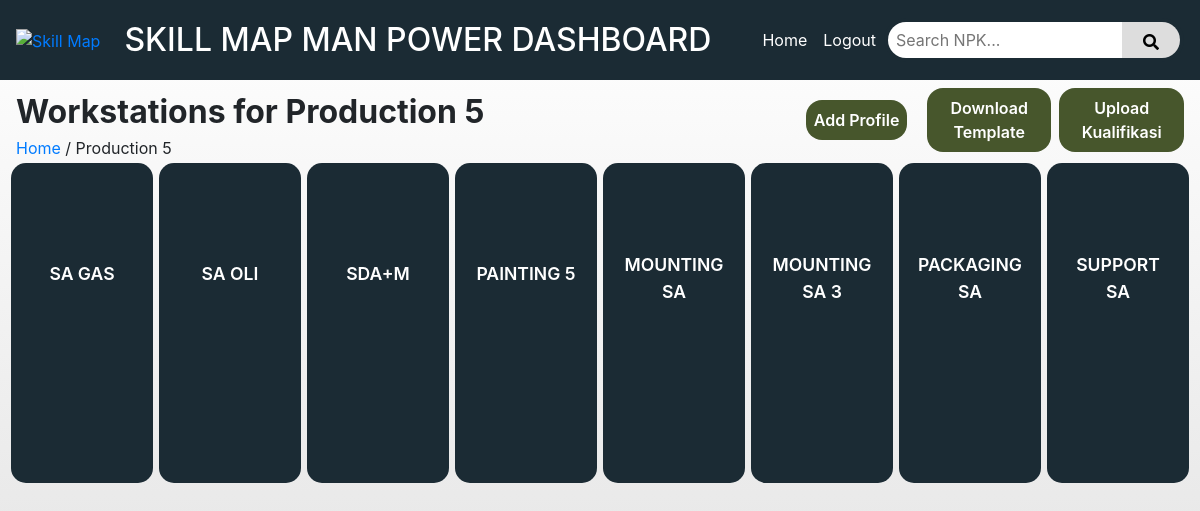
Page /department_workstations.php?q=5 (signed in) on the committed database.
### tables this page shows
CREATE TABLE IF NOT EXISTS `department` (
  `id` int(11) NOT NULL AUTO_INCREMENT,
  `dept_name` varchar(32) NOT NULL,
  PRIMARY KEY (`id`)
);

CREATE TABLE IF NOT EXISTS `workstations` (
  `id` int(11) NOT NULL AUTO_INCREMENT,
  `dept_id` int(11) NOT NULL,
  `name` varchar(48) NOT NULL,
  PRIMARY KEY (`id`),
  KEY `dept_id` (`dept_id`),
  KEY `idx_dept_id` (`dept_id`)
);

### includes/content/dept-page.php (the view, shortened to what this page needs)
<div id="content">
    <div class='d-flex flex-row justify-content-between w-100'>
        <div class='w-75'>
            <div id="page-title">
                <p>Workstations for <?php echo $current_dept ?></p>
            </div>
            <div class="pl-3">
                <?php
                echo "
                    <span>
                        <a href='index.php'>Home</a>
                    </span>
                    <span> / </span>
                    <span>
                        " . $current_dept . "
                    </span>";
                ?>
            </div>
        </div>
        <div class="d-flex align-items-center justify-content-center pr-3">
            <a href='add_profile.php?dept=<?php echo $dept_id ?>' class='dp-create-btn-container'>
                <div id='ao-create-btn' class='h-200 w-200'>
                    Add Profile
                </div>
            </a>
            <a href="#" id="downloadTemplate" class='dp-create-btn-container ml-2'>
                <div id='ao-create-btn' class='h-200 w-200'>
                    Download Template
                </div>
            </a>
            <a href="#" id="downloadTemplate" class='dp-create-btn-container ml-2' data-toggle="modal"
                data-target="#uploadModal">
                <div id='ao-create-btn' class='h-200 w-200'>
                    Upload Kualifikasi
                </div>
            </a>
        </div>
    </div>
    <div class='w-100'>
        <div id="ws-overall-stats">
            <?php
            $q_res = $conn->query("SELECT * FROM workstations WHERE dept_id = " . $dept_id);
            while ($ws_row = $q_res->fetch_assoc()) {
                $ws_name = $ws_row['name'];
                $ws_id = $ws_row['id'];
                echo "
                <a class='ws-stat-container' href='workstation_members.php?q=$ws_id'>
                    <div class='ws-title'>
                        <p>$ws_name</p>
                    </div>
                    <div class='ws-content'>
                    </div>
                </a>";
            }
            ?>
        </div>
    </div>
</div>

### style/style.css (style rules this page uses)
:root { --main-color: #1B2B34; --main-color-highlighted: #2C4756; --complement-color: #2B341B; --complement-color-highlighted: #47562C; --secondary-color: #FFFFFF; --secondary-color-darken: #DDDDDD; --overlay-background-color: rgba(0, 0, 0, 0.5); --overlay-background-color-light: rgba(255, 255, 255, 0.15); --transparent-color: rgba(0, 0, 0, 0); --delete-color: #341B2B; --delete-color-highlighted: #562C47; --font-color-light: #FFFFFF; --font-color-dark: #000000; }
html, body { width: 100%; overflow-x: hidden; background-image: linear-gradient(var(--secondary-color), var(--secondary-color-darken)); background-repeat: no-repeat; height: 100%; }
body { display: flex; flex-direction: column; }
a { text-decoration: none !important; }
#page-title { margin-top: 0.5rem; font-weight: 700; font-size: 2rem; padding-left: 1rem; padding-right: 1rem; }
#page-title p { margin: 0px; }
#content { display: flex; flex-direction: column; align-items: center; width: 100%; flex: 1 1 auto; }
.dp-create-btn-container { display: flex; flex-direction: column; align-items: center; justify-content: center; width: 100%; height: 50%; }
#ao-create-btn { margin-top: auto; border: none !important; background-color: var(--complement-color-highlighted); border-radius: 16px; padding: 0.5rem; margin: 0px; color: var(--font-color-light) !important; font-weight: 600; text-align: center; cursor: pointer; }
#ws-overall-stats { display: grid; grid-template-columns: repeat(8, 12.5%); flex-wrap: wrap; margin-left: 0.5rem; margin-right: 0.5rem; }
.ws-stat-container { background-color: var(--main-color); border-radius: 15px; margin-left: 0.2rem; margin-right: 0.2rem; margin-bottom: 1rem; margin-top: 0.2rem; height: 20rem; display: flex; flex-direction: column; align-items: center; cursor: pointer; text-decoration: none !important; transition: all 0.5s; justify-content: space-evenly; }
.ws-title { color: var(--font-color-light); margin: 1rem; margin-bottom: 0px; font-size: 1.1rem; font-weight: 600; text-align: center; }

### rows in the picture
department: dept_name "Production 5"
workstations: name "SA GAS"
workstations: name "SA OLI"
workstations: name "SDA+M"
workstations: name "PAINTING 5"
workstations: name "MOUNTING SA"
workstations: name "MOUNTING SA 3"
workstations: name "PACKAGING SA"
workstations: name "SUPPORT SA"
